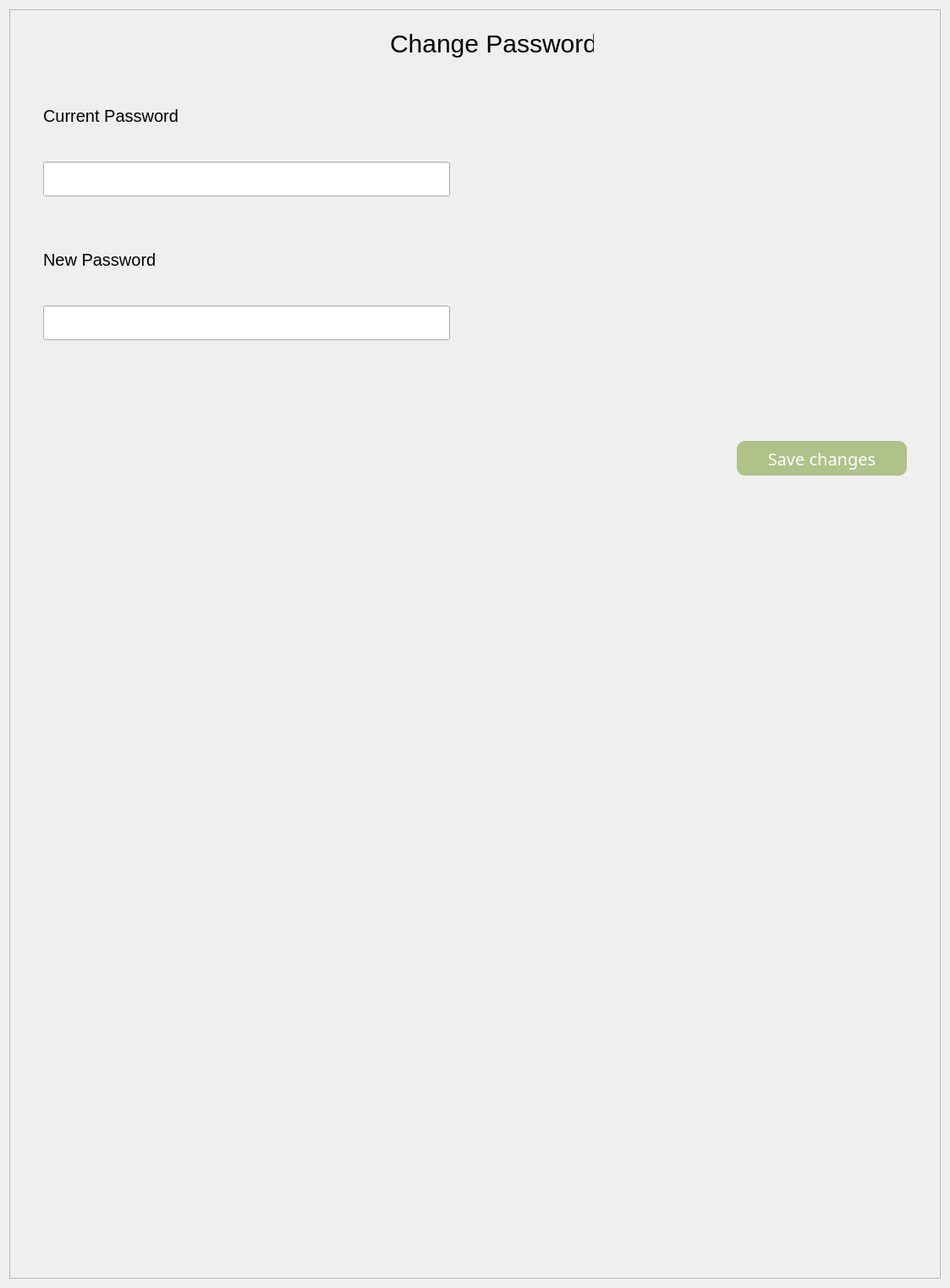
          <widget class="QWidget" name="scrollAreaWidgetContents_7">
           <property name="geometry">
            <rect>
             <x>0</x>
             <y>0</y>
             <width>1123</width>
             <height>1518</height>
            </rect>
           </property>
           <layout class="QVBoxLayout" name="verticalLayout_13">
            <item>
             <widget class="QFrame" name="frame_changepassword">
              <property name="minimumSize">
               <size>
                <width>0</width>
                <height>1500</height>
               </size>
              </property>
              <property name="frameShape">
               <enum>QFrame::StyledPanel</enum>
              </property>
              <property name="frameShadow">
               <enum>QFrame::Raised</enum>
              </property>
              <widget class="QLabel" name="changepasswordlabel">
               <property name="geometry">
                <rect>
                 <x>450</x>
                 <y>10</y>
                 <width>241</width>
                 <height>61</height>
                </rect>
               </property>
               <property name="styleSheet">
                <string notr="true">font-size: 30px;</string>
               </property>
               <property name="text">
                <string>Change Password</string>
               </property>
              </widget>
              <widget class="QLabel" name="currentpasslabel">
               <property name="geometry">
                <rect>
                 <x>40</x>
                 <y>100</y>
                 <width>161</width>
                 <height>51</height>
                </rect>
               </property>
               <property name="styleSheet">
                <string notr="true">font-size: 20px;</string>
               </property>
               <property name="text">
                <string>Current Password</string>
               </property>
              </widget>
              <widget class="QPushButton" name="savechangebutton_4">
               <property name="geometry">
                <rect>
                 <x>860</x>
                 <y>510</y>
                 <width>201</width>
                 <height>41</height>
                </rect>
               </property>
               <property name="styleSheet">
                <string notr="true">color: #FFF;
background: #AEC289;
text-align: center;
font-family: Suwannaphum;
font-size: 20px;
font-style: normal;
font-weight: 400;
line-height: normal;
border-radius: 10px;</string>
               </property>
               <property name="text">
                <string>Save changes</string>
               </property>
              </widget>
              <widget class="QLabel" name="newpasslabel">
               <property name="geometry">
                <rect>
                 <x>40</x>
                 <y>270</y>
                 <width>161</width>
                 <height>51</height>
                </rect>
               </property>
               <property name="styleSheet">
                <string notr="true">font-size: 20px;</string>
               </property>
               <property name="text">
                <string>New Password</string>
               </property>
              </widget>
              <widget class="QLineEdit" name="curpasstextbox">
               <property name="geometry">
                <rect>
                 <x>40</x>
                 <y>180</y>
                 <width>481</width>
                 <height>41</height>
                </rect>
               </property>
              </widget>
              <widget class="QLineEdit" name="newpasstextbox">
               <property name="geometry">
                <rect>
                 <x>40</x>
                 <y>350</y>
                 <width>481</width>
                 <height>41</height>
                </rect>
               </property>
              </widget>
             </widget>
            </item>
           </layout>
          </widget>
